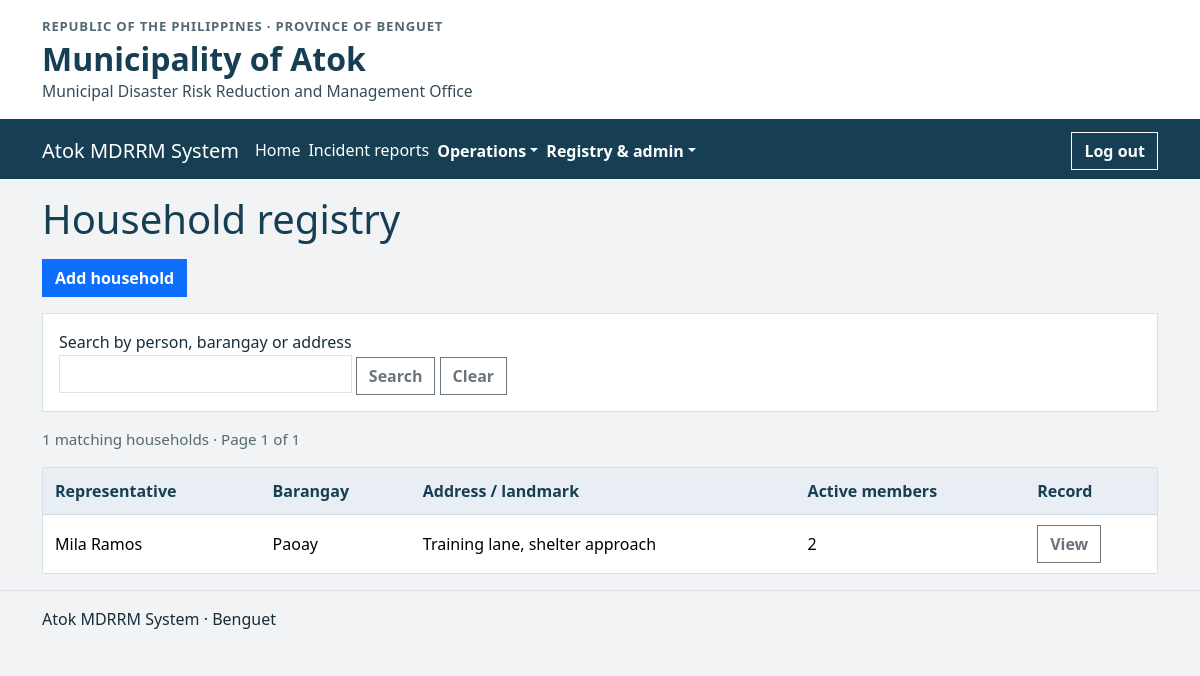
/households/index.php (signed in), run on the app's committed database.
### tables this page shows
CREATE TABLE accounts (
    id INT UNSIGNED AUTO_INCREMENT PRIMARY KEY,
    full_name VARCHAR(100) NOT NULL,
    email VARCHAR(254) NOT NULL UNIQUE,
    password_hash VARCHAR(255) NOT NULL,
    phone VARCHAR(13) NULL,
    role ENUM('staff','resident') NOT NULL,
    active BOOLEAN NOT NULL DEFAULT TRUE,
    must_change BOOLEAN NOT NULL DEFAULT TRUE,
    session_version INT UNSIGNED NOT NULL DEFAULT 1
);

CREATE TABLE households (
    latitude DECIMAL(10,7),
    longitude DECIMAL(10,7),
    id INT UNSIGNED AUTO_INCREMENT PRIMARY KEY,
    barangay VARCHAR(40) NOT NULL,
    address VARCHAR(255) NOT NULL,
    emergency_name VARCHAR(100) NOT NULL,
    emergency_phone VARCHAR(13) NOT NULL,
    registry_reason VARCHAR(24) NOT NULL,
    vulnerability VARCHAR(40) NOT NULL,
    hazard_notes VARCHAR(500) NOT NULL DEFAULT ''
);

### includes/session.php (called while the page is built, shortened)
<?php
function pageWindow(int $total, int $requestedPage, int $perPage = 10): array
{
    $pages = max(1, (int)ceil($total / $perPage));
    $page = min($pages, max(1, $requestedPage));
    return [$page, ($page - 1) * $perPage, $pages];
}
function h(mixed $value, int $flags = ENT_QUOTES | ENT_SUBSTITUTE, string $encoding = 'UTF-8'): string
{
    return htmlspecialchars((string)$value, $flags, $encoding);
}

### households/index.php (the view, shortened to what this page needs)
<?php
require __DIR__ . '/household_function.php';
$search = is_string($_GET['q'] ?? null) ? trim($_GET['q']) : '';
$requestedPage = (int)filter_input(INPUT_GET, 'page', FILTER_VALIDATE_INT);
$from = ' FROM households h LEFT JOIN household_representatives r ON r.household_id=h.id
          LEFT JOIN household_members rep ON rep.id=r.member_id';
$conditions = [];
$args = [];
$where = $conditions ? ' WHERE ' . implode(' AND ', $conditions) : '';
$query = $pdo->prepare('SELECT COUNT(*)' . $from . $where);
$query->execute($args);
$total = (int)$query->fetchColumn();
[$page, $offset, $pages] = pageWindow($total, $requestedPage);
$query = $pdo->prepare('SELECT h.id,h.barangay,h.address,rep.full_name,
    (SELECT COUNT(*) FROM household_members m WHERE m.household_id=h.id AND m.active=1) AS people'
    . $from . $where . " ORDER BY h.barangay,h.address,h.id LIMIT 10 OFFSET $offset");
$query->execute($args);
require __DIR__ . '/../includes/header.php';
?>
<h1>Household registry</h1>
<p><a class="btn btn-primary" href="form.php">Add household</a></p>
<form method="get" class="mb-3 filter-panel">
    <label>Search by person, barangay or address<input class="form-control" name="q" value="<?= h($search) ?>"></label>
    <button class="btn btn-outline-secondary">Search</button>
    <a class="btn btn-outline-secondary" href="index.php">Clear</a>
</form>
<p class="results-summary"><?= $total ?> matching households · Page <?= $page ?> of <?= $pages ?></p>
<?php if (!$total): ?><p class="empty-state">No households match this search. Try another name, barangay, or address.</p><?php else: ?>
<div class="table-responsive">
    <table class="table">
        <thead><tr><th>Representative</th><th>Barangay</th><th>Address / landmark</th><th>Active members</th><th>Record</th></tr></thead>
        <tbody>
            <?php foreach ($query as $row): ?>
                <tr>
                    <td><?= h($row['full_name'] ?? 'Representative not selected') ?></td>
                    <td><?= h($row['barangay']) ?></td><td><?= h($row['address']) ?></td><td><?= (int)$row['people'] ?></td>
                    <td><a class="btn btn-outline-secondary" href="view.php?id=<?= (int)$row['id'] ?>">View</a></td>
                </tr>
            <?php endforeach; ?>
        </tbody>
    </table>
</div>
<?php endif; ?>
<?php require __DIR__ . '/../includes/footer.php'; ?>

### assets/css/site.css (style rules this page uses)
:root { --bs-border-radius: 0; --bs-border-radius-sm: 0; --bs-border-radius-lg: 0; --bs-border-radius-pill: 0; --atok-ink: #172d3b; --atok-navy: #173f54; --atok-teal: #175b59; --atok-border: #d7e1e5; --atok-page: #f1f3f5; --atok-surface: #fff; }
body { color: var(--atok-ink); background: var(--atok-page); line-height: 1.55; }
.navbar-toggler, .btn, .form-control, .form-select { border-radius: 0; }
.btn { font-weight: 600; }
main > p { max-width: 75ch; }
main h1 { color: var(--atok-navy); margin-bottom: 1rem; }
main .table { --bs-table-bg: transparent; margin-bottom: 0; }
main .table th, main .table td { padding: .65rem .75rem; vertical-align: middle; }
main .table thead th { background: #e8eef3; color: var(--atok-navy); border-bottom-color: #cfdae0; white-space: nowrap; }
main .table-responsive { border: 1px solid var(--atok-border); background: var(--atok-surface); }
main .table-responsive .table { margin-bottom: 0; }
main .table tbody tr:last-child > * { border-bottom-width: 0; }
.dashboard-card, .content-card, .filter-panel, .form-panel, .summary-panel { border: 1px solid var(--atok-border); border-radius: 0; background: var(--atok-surface); }
.dashboard-filter, .filter-panel { padding: 1rem; margin-bottom: 1rem; }
.results-summary { color: #526873; font-size: .95rem; }

### data on the page
accounts: id "1"
households: full_name "Mila Ramos", barangay "Paoay", address "Training lane, shelter approach", people "2"

### other printed values
$total "1"
$pages "1"
